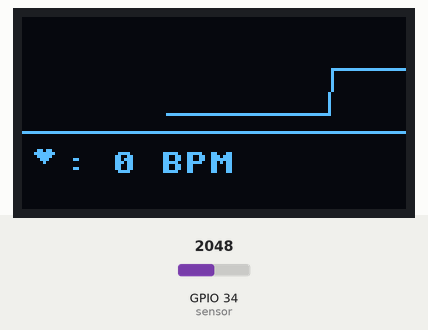
Bench run of a program on a simulated ESP32 board running MicroPython. Parts: 128×64 one-colour display. Inputs (shaded band) come from the test bench; at power-on: GPIO 34 (sensor) = 2048 (analog values on the 0–4095 scale). Library files of the repository ran but are not shown: ssd1306.py.

Above: at 1.2 s.
1.3 s: GPIO 34 (sensor) set to 2540
At 1.73 s:
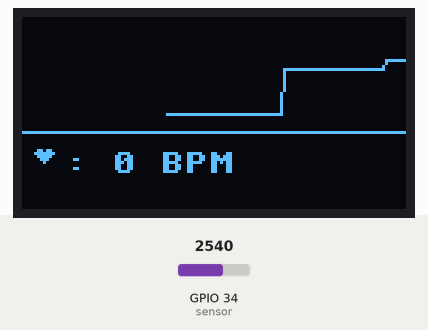
3.0 s: GPIO 34 (sensor) set to 2866
At 3.26 s:
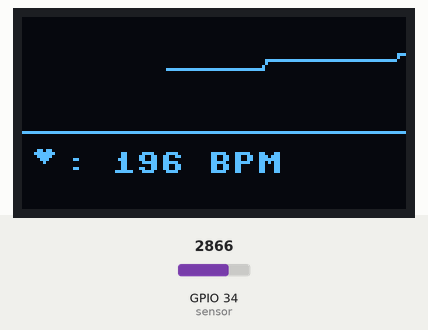
4.6 s: GPIO 34 (sensor) set to 2460
At 8.2 s:
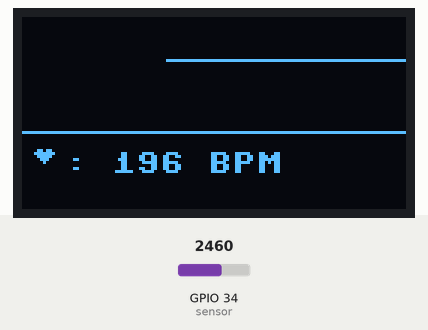
Timing chart, 0 to 9.7 s (numbered marks = the images above; inputs shaded):
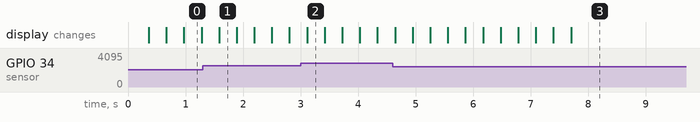

The program:

main.py
```python
from machine import ADC, Pin, SoftI2C
import ssd1306
import time

# OLED setup
i2c = SoftI2C(scl=Pin(22), sda=Pin(21))
oled = ssd1306.SSD1306_I2C(128, 64, i2c)

# Sensor setup
sensor = ADC(Pin(34))
sensor.atten(ADC.ATTN_11DB)

# BPM variables
THRESHOLD = 2500
MIN_PEAK_INTERVAL = 300
last_peak_time = 0
peak_times = []
bpm = 0

# Graph buffer
graph = [0] * 80

def draw_heart(x, y):
    oled.pixel(x+1, y, 1); oled.pixel(x+2, y, 1)
    oled.pixel(x+4, y, 1); oled.pixel(x+5, y, 1)
    oled.pixel(x, y+1, 1); oled.pixel(x+1, y+1, 1)
    oled.pixel(x+2, y+1, 1); oled.pixel(x+3, y+1, 1)
    oled.pixel(x+4, y+1, 1); oled.pixel(x+5, y+1, 1)
    oled.pixel(x+6, y+1, 1)
    oled.pixel(x+1, y+2, 1); oled.pixel(x+2, y+2, 1)
    oled.pixel(x+3, y+2, 1); oled.pixel(x+4, y+2, 1)
    oled.pixel(x+5, y+2, 1)
    oled.pixel(x+2, y+3, 1); oled.pixel(x+3, y+3, 1)
    oled.pixel(x+4, y+3, 1)
    oled.pixel(x+3, y+4, 1)

while True:
    value = sensor.read()
    current_time = time.ticks_ms()

    # Peak detection
    if value > THRESHOLD:
        if time.ticks_diff(current_time, last_peak_time) > MIN_PEAK_INTERVAL:
            last_peak_time = current_time
            peak_times.append(current_time)
            if len(peak_times) > 10:
                peak_times.pop(0)
            if len(peak_times) >= 2:
                intervals = [time.ticks_diff(peak_times[i+1], peak_times[i])
                           for i in range(len(peak_times)-1)]
                avg_interval = sum(intervals) / len(intervals)
                bpm = int(60000 / avg_interval)

    # Update graph buffer
    graph_val = int((value / 4095) * 30)
    graph.pop(0)
    graph.append(graph_val)

    # Draw OLED
    oled.fill(0)

    # Draw waveform (top half)
    for i in range(len(graph) - 1):
        y1 = 32 - graph[i]
        y2 = 32 - graph[i+1]
        oled.line(i + 48, y1, i + 49, y2, 1)

    # Divider line
    oled.hline(0, 38, 128, 1)


    # Heart symbol + BPM (bottom half)
    draw_heart(4, 44)
    oled.text(": " + str(bpm) + " BPM", 14, 45)

    oled.show()
    time.sleep_ms(10)
```
